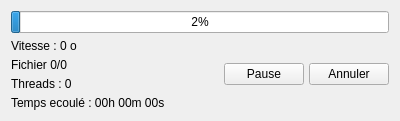
<?xml version="1.0" encoding="UTF-8"?>
<ui version="4.0">
 <class>Progress</class>
 <widget class="QWidget" name="Progress">
  <property name="geometry">
   <rect>
    <x>0</x>
    <y>0</y>
    <width>400</width>
    <height>106</height>
   </rect>
  </property>
  <property name="windowTitle">
   <string>Progression</string>
  </property>
  <layout class="QVBoxLayout" name="verticalLayout">
   <item>
    <widget class="QProgressBar" name="progress">
     <property name="maximum">
      <number>1000</number>
     </property>
     <property name="value">
      <number>24</number>
     </property>
    </widget>
   </item>
   <item>
    <spacer name="verticalSpacer">
     <property name="orientation">
      <enum>Qt::Vertical</enum>
     </property>
     <property name="sizeType">
      <enum>QSizePolicy::Preferred</enum>
     </property>
     <property name="sizeHint" stdset="0">
      <size>
       <width>20</width>
       <height>20</height>
      </size>
     </property>
    </spacer>
   </item>
   <item>
    <layout class="QHBoxLayout" name="horizontalLayout_4">
     <property name="spacing">
      <number>5</number>
     </property>
     <property name="sizeConstraint">
      <enum>QLayout::SetDefaultConstraint</enum>
     </property>
     <property name="bottomMargin">
      <number>0</number>
     </property>
     <item>
      <layout class="QVBoxLayout" name="verticalLayout_2">
       <item>
        <widget class="QLabel" name="speed">
         <property name="text">
          <string>Vitesse : 0 o</string>
         </property>
        </widget>
       </item>
       <item>
        <widget class="QLabel" name="file_out_of">
         <property name="text">
          <string>Fichier 0/0</string>
         </property>
        </widget>
       </item>
       <item>
        <widget class="QLabel" name="threads_n">
         <property name="text">
          <string>Threads : 0</string>
         </property>
        </widget>
       </item>
       <item>
        <widget class="QLabel" name="timePassed">
         <property name="text">
          <string>Temps ecoulé : 00h 00m 00s</string>
         </property>
        </widget>
       </item>
      </layout>
     </item>
     <item>
      <spacer name="horizontalSpacer">
       <property name="orientation">
        <enum>Qt::Horizontal</enum>
       </property>
       <property name="sizeHint" stdset="0">
        <size>
         <width>40</width>
         <height>20</height>
        </size>
       </property>
      </spacer>
     </item>
     <item>
      <widget class="QPushButton" name="pause_button">
       <property name="text">
        <string>Pause</string>
       </property>
      </widget>
     </item>
     <item>
      <widget class="QPushButton" name="cancel_button">
       <property name="text">
        <string>Annuler</string>
       </property>
      </widget>
     </item>
    </layout>
   </item>
  </layout>
 </widget>
 <resources/>
 <connections/>
</ui>
